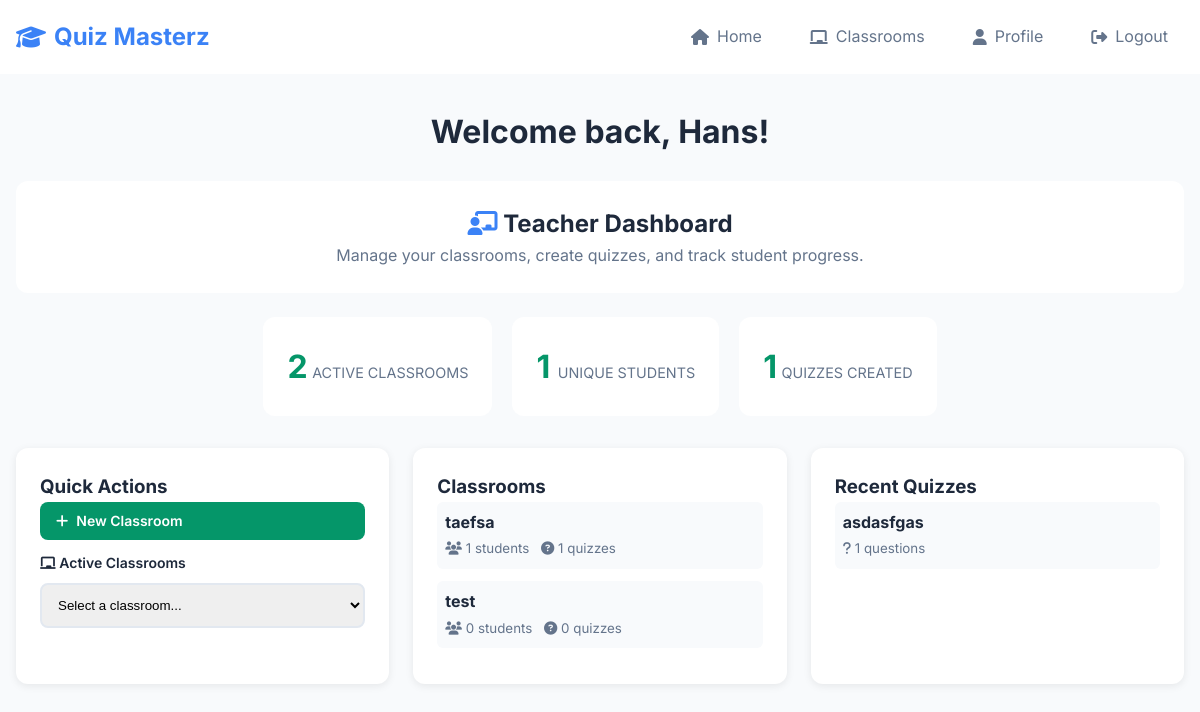
Screenshot of / (signed in) with the database file from the repository.
### website/models.py (models this page shows, shortened)
class User(db.Model, UserMixin):
    id = db.Column(db.Integer, primary_key=True)
    email = db.Column(db.String(150), unique=True)
    password = db.Column(db.String(150))
    first_name = db.Column(db.String(150))
    role = db.Column(db.String(50))
    learning_points = db.Column(db.Integer, default=0)
    classrooms_created = db.relationship('Classroom', foreign_keys='[Classroom.teacher_id]', backref='teacher', lazy=True)
    joined_classrooms = db.relationship('Classroom', secondary=classroom_members,
                                        backref=db.backref('students', lazy='dynamic'),
                                        lazy='dynamic')
    quiz_attempts = db.relationship('StudentQuizAttempt', backref='student', lazy='dynamic')

class Classroom(db.Model):
    id = db.Column(db.Integer, primary_key=True)
    name = db.Column(db.String(100), nullable=False)
    teacher_id = db.Column(db.Integer, db.ForeignKey('user.id'), nullable=False)
    join_code = db.Column(db.String(8), unique=True, nullable=False)
    quizzes = db.relationship('Quiz', secondary=classroom_quizzes,
                              backref=db.backref('classrooms_assigned_to', lazy='dynamic'),
                              lazy='dynamic')
    quiz_attempts = db.relationship('StudentQuizAttempt', backref='classroom', lazy='dynamic')

class Quiz(db.Model):
    id = db.Column(db.Integer, primary_key=True)
    name = db.Column(db.String(150), nullable=False)
    teacher_id = db.Column(db.Integer, db.ForeignKey('user.id'), nullable=False)
    is_published = db.Column(db.Boolean, default=False, nullable=False)
    questions = db.relationship('Question', backref='quiz', lazy='dynamic', cascade="all, delete-orphan")
    teacher = db.relationship('User', backref=db.backref('created_quizzes', lazy='dynamic'))

### website/views.py (the view, shortened to what this page needs)
@views.route('/')
@login_required
def home():
    available_quizzes = []
    return render_template("home.html", user=current_user, available_quizzes=available_quizzes)

### website/__init__.py (called while the page is built)
def create_app():
    app = Flask(__name__)
    app.config['SECRET_KEY'] = 'hjshjhdjah kjshkjdhjs'
    app.config['SQLALCHEMY_DATABASE_URI'] = f'sqlite:///{DB_NAME}'
    db.init_app(app)
    from .views import views
    from .auth import auth
    app.register_blueprint(views, url_prefix='/')
    app.register_blueprint(auth, url_prefix='/')
    with app.app_context():
        db.create_all()
    from .models import User, Classroom, Quiz, Question, Answer, StudentQuizAttempt
    login_manager = LoginManager()
    login_manager.login_view = 'auth.login'
    login_manager.init_app(app)
    @login_manager.user_loader
    def load_user(id):
        return User.query.get(int(id))
    return app

### website/templates/home.html (shortened to what this page needs)
{% extends "base.html" %}
{% block content %}
<div class="container">
    <div class="text-center mb-4">
        <h1>Welcome back, {{ user.first_name }}!</h1>
    </div>
    {% if user.role == 'teacher' %}
        <div class="row mb-4">
            <div class="col-12">
                <div class="card">
                    <div class="card-body text-center">
                        <h2><i class="fas fa-chalkboard-teacher text-primary"></i> Teacher Dashboard</h2>
                        <p class="text-muted mb-0">Manage your classrooms, create quizzes, and track student progress.</p>
                    </div>
                </div>
            </div>
        </div>
        <div class="stats-container">
            <div class="stat-card">
                <span class="stat-number">{{ user.classrooms_created|length }}</span>
                <span class="stat-label">Active Classrooms</span>
            </div>
            <div class="stat-card">
                <span class="stat-number">
                    {% set unique_students = [] %}
                    {% for classroom in user.classrooms_created %}
                        {% for student in classroom.students %}
                            {% if student.id not in unique_students %}
                                {% set _ = unique_students.append(student.id) %}
                            {% endif %}
                        {% endfor %}
                    {% endfor %}
                    {{ unique_students|length }}
                </span>
                <span class="stat-label">Unique Students</span>
            </div>
            <div class="stat-card">
                <span class="stat-number">{{ user.created_quizzes.count() }}</span>
                <span class="stat-label">Quizzes Created</span>
            </div>
        </div>
        <div class="dashboard-grid">
            <div class="dashboard-card">
                <h3> Quick Actions</h3>
                <div class="quick-actions">
                    <a href="{{ url_for('views.create_classroom') }}" class="btn btn-success btn-sm">
                        <i class="fas fa-plus"></i> New Classroom
                    </a>
                    {% if user.classrooms_created|length > 0 %}
                        <div class="form-group-compact">
                            <label for="classroom-select" class="form-label form-label-small">
                                <i class="fas fa-chalkboard"></i> Active Classrooms
                            </label>
                            <select id="classroom-select" class="form-control" onchange="window.location.href = this.value">
                                <option value="">Select a classroom...</option>
                            </select>
                        </div>
                    {% endif %}
                </div>
            </div>
            {% if user.classrooms_created|length > 0 %}
            <div class="dashboard-card">
                <h3> Classrooms</h3>
                {% for classroom in user.classrooms_created[:3] %}
                    <div class="classroom-info-box">
                        <strong>{{ classroom.name }}</strong>
                        <br>
                        <small class="classroom-meta">
                            <i class="fas fa-users"></i> {{ classroom.students.count() }} students
                            <i class="fas fa-question-circle classroom-meta-icon"></i> {{ classroom.quizzes.count() }} quizzes
                        </small>
                    </div>
                {% endfor %}
            </div>
            {% endif %}
            {% if user.created_quizzes.count() > 0 %}
            <div class="dashboard-card">
                <h3> Recent Quizzes</h3>
                {% for quiz in user.created_quizzes[:3] %}
                    <div class="classroom-info-box">
                        <strong>{{ quiz.name }}</strong>
                        <br>
                        <small class="classroom-meta">
                            <i class="fas fa-question"></i> {{ quiz.questions.count() }} questions
                        </small>
                    </div>
                {% endfor %}
            </div>
            {% endif %}
        </div>    {% endif %}
</div>
{% endblock %}

### website/templates/base.html (shortened to what this page needs)
<!DOCTYPE html>
<html lang="en">
<head>
    <link rel="stylesheet" type="text/css" href="{{ url_for('static', filename='css/style.css') }}">
    <link rel="stylesheet" href="https://cdnjs.cloudflare.com/ajax/libs/font-awesome/6.4.0/css/all.min.css">
</head>
<body>
    <nav class="navbar">
        <div class="nav-container">
            <a href="/" class="nav-brand">
                <i class="fas fa-graduation-cap"></i> Quiz Masterz
            </a>
            <div class="nav-links">
                {% if user.is_authenticated %}
                    <a href="/" class="nav-link">
                        <i class="fas fa-home"></i> Home
                    </a>                    {% if user.role == 'teacher' %}
                        <a href="{{ url_for('views.teacher_classrooms') }}" class="nav-link">
                            <i class="fas fa-chalkboard"></i> Classrooms
                        </a>                    {% endif %}
                    <a href="/profile" class="nav-link">
                        <i class="fas fa-user"></i> Profile
                    </a>
                    <a href="/logout" class="nav-link">
                        <i class="fas fa-sign-out-alt"></i> Logout
                    </a>
                {% endif %}
            </div>
        </div>
    </nav>
    <main>
        {% block content %}
        {% endblock %}
    </main>
</body>
</html>

### website/static/css/style.css (style rules this page uses)
:root { --primary: #3b82f6; --secondary: #64748b; --success: #059669; --warning: #f59e0b; --danger: #dc2626; --bg: #f8fafc; --surface: #fff; --text: #1e293b; --text-muted: #64748b; --border: #e2e8f0; --text-secondary: #64748b; --border-color: #e2e8f0; --primary-color: #3b82f6; }
* { margin: 0; padding: 0; box-sizing: border-box; }
body { font-family: Inter, sans-serif; line-height: 1.6; color: var(--text); background: var(--bg); }
.container { max-width: 1200px; margin: 0 auto; padding: 0 1rem; }
.navbar { background: var(--surface); top: 0; z-index: 100; }
.nav-container { display: flex; justify-content: space-between; align-items: center; padding: 1rem; max-width: 1200px; margin: 0 auto; }
.nav-brand { font-size: 1.5rem; font-weight: 700; color: var(--primary); text-decoration: none; display: flex; align-items: center; gap: 0.5rem; }
.nav-links { display: flex; gap: 1rem; align-items: center; }
.nav-link { color: var(--text-muted); text-decoration: none; padding: 0.5rem 1rem; border-radius: 8px; transition: all 0.2s; display: flex; align-items: center; gap: 0.5rem; }
main { min-height: calc(100vh - 80px); padding: 2rem 0; }
.btn { display: inline-flex; align-items: center; gap: 0.5rem; padding: 0.75rem 1.5rem; border: none; border-radius: 8px; font-weight: 600; text-decoration: none; cursor: pointer; transition: all 0.2s; }
.btn-success { background: var(--success); color: white; }
.btn-sm { padding: 0.5rem 1rem; font-size: 0.875rem; }
.card { background: var(--surface); border-radius: 12px; overflow: hidden; }
.card-body { padding: 1.5rem; }
.form-label { display: block; margin-bottom: 0.5rem; font-weight: 600; }
.form-control { width: 100%; padding: 0.75rem; border: 2px solid var(--border); border-radius: 8px; transition: all 0.2s; }
.text-primary { color: var(--primary); }
.text-muted { color: var(--text-muted); }
.text-center { text-align: center; }
.mb-4 { margin-bottom: 1.5rem; }
.mb-0 { margin-bottom: 0; }
.row { display: flex; flex-wrap: wrap; margin: 0 -0.5rem; }
.col-12 { flex: 0 0 100%; padding: 0 0.5rem; }
.stat-card { background: white; padding: 1.5rem; border-radius: 12px; text-align: center; }
.dashboard-grid { display: grid; grid-template-columns: repeat(auto-fit, minmax(300px, 1fr)); gap: 1.5rem; margin-top: 2rem; }
.dashboard-card { background: white; padding: 1.5rem; border-radius: 12px; box-shadow: 0 2px 8px rgba(0,0,0,0.08); }
.quick-actions { display: flex; flex-direction: column; gap: 0.75rem; }
.form-group-compact { margin: 0; }
.form-label-small { font-size: 0.875rem; margin-bottom: 0.5rem; }
.classroom-info-box { margin-bottom: 0.75rem; padding: 0.5rem; background: var(--bg); border-radius: 6px; }
.classroom-meta { color: var(--text-muted); }
.classroom-meta-icon { margin-left: 0.5rem; }
.stats-container { display: flex; justify-content: center; gap: 20px; margin: 1.5rem 0; flex-wrap: wrap; }
.stat-number { font-size: 2rem; font-weight: 700; color: var(--success); margin: 0; }
.stat-label { font-size: 0.9rem; color: var(--text-muted); margin: 0.5rem 0 0 0; text-transform: uppercase; }

### rows the page displays
User: first_name "Hans"
Classroom: name "taefsa", students.count "1", quizzes.count "1"
Classroom: name "test", students.count "0", quizzes.count "0"
Quiz: name "asdasfgas", questions.count "1"

### other values shown
{{ user.classrooms_created|length }} "2"
{{ unique_students|length }} "1"
{{ user.created_quizzes.count() }} "1"
